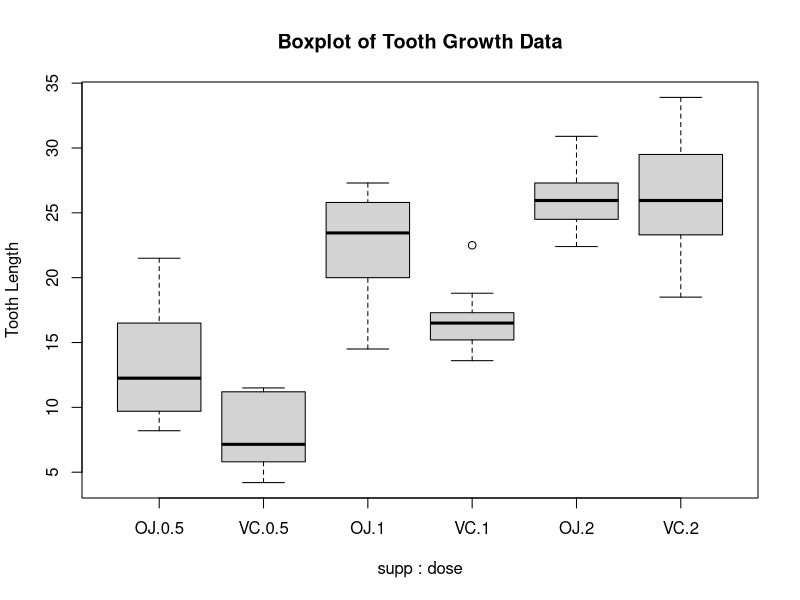
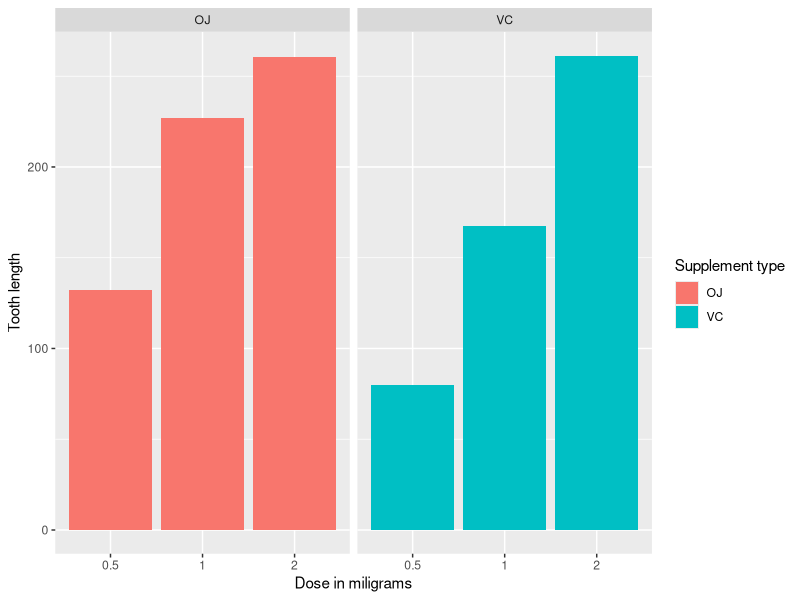

Generate these figures, in order, with R:
## ---- chunk 1
library(datasets)
data(ToothGrowth)

## ---- chunk 2
boxplot(len ~ supp * dose, data=ToothGrowth, ylab="Tooth Length", main="Boxplot of Tooth Growth Data")
## ---- chunk 3
library(ggplot2)
ggplot(data=ToothGrowth, aes(x=as.factor(dose), y=len, fill=supp)) +
    geom_bar(stat="identity",) +
    facet_grid(. ~ supp) +
    xlab("Dose in miligrams") +
    ylab("Tooth length") +
    guides(fill=guide_legend(title="Supplement type"))

## ---- chunk 4
library(plyr)
summaryDT <- ddply(ToothGrowth,.(dose, supp), summarize, mean = mean(len), sd = sd(len))
as.factor(summaryDT$dose)
## ---- chunk 5
summary(ToothGrowth)
nrow(ToothGrowth)
table(ToothGrowth$dose, ToothGrowth$supp)
## ---- chunk 6
ToothGrowth <- transform(ToothGrowth, dose=as.factor(dose))
s <- split(ToothGrowth, list(ToothGrowth$supp, ToothGrowth$dose))
t1 <- t.test(s[[1]][[1]], s[[2]][[1]], paired = TRUE, alternative = "greater",conf.level = 0.95)
t2 <- t.test(s[[3]][[1]], s[[4]][[1]], paired = TRUE, alternative = "greater",conf.level = 0.95)
t3 <- t.test(s[[5]][[1]], s[[6]][[1]], paired = TRUE, alternative = "greater",conf.level = 0.95)
